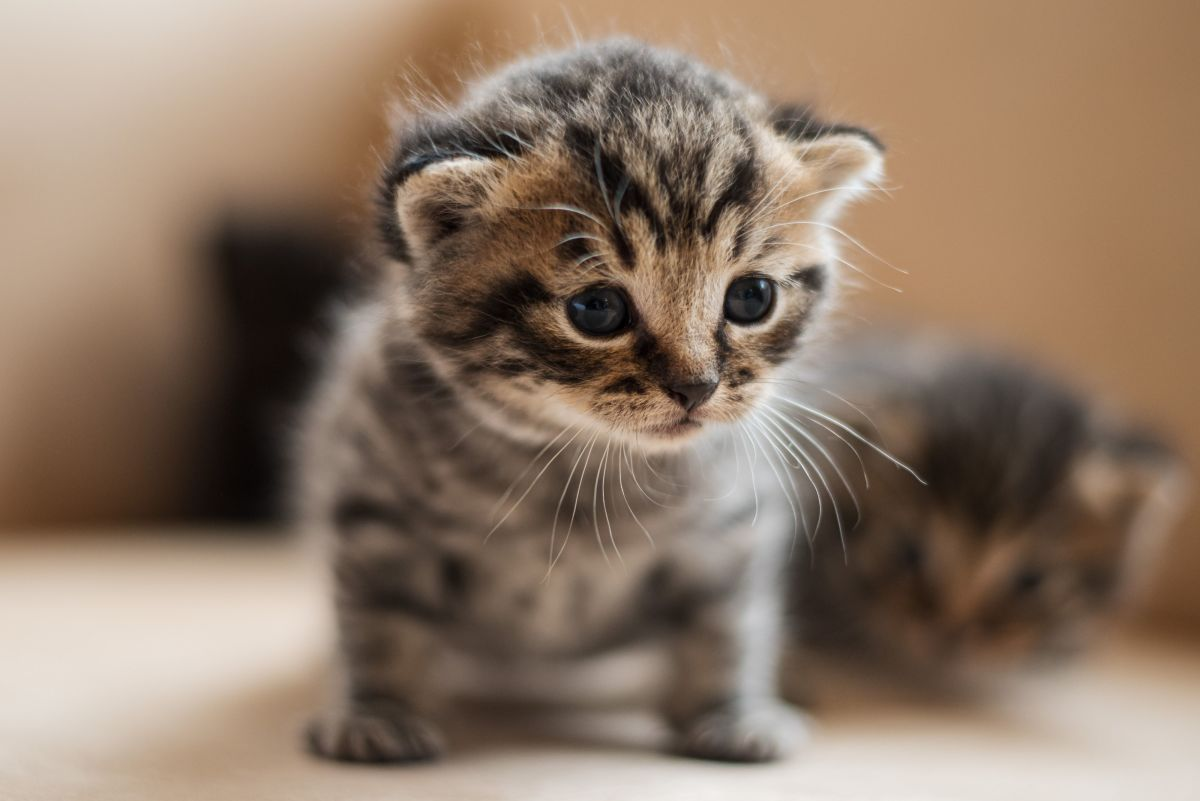
#> input picture 1/cat1.jpg, 1200 x 801 px
$ python open_cv.py --Image_Path cat1.jpg --name cat2.jpg
#> lines starting #> are read from the running program, lines starting #| are printed output that depends on the picture; after the words box and inside, x2 and y2 are one past the last pixel; in counts of white or black regions, pixels touching at a corner belong together
# import the necessary packages
import argparse
import cv2
# construct the argument parse and parse the arguments
ap = argparse.ArgumentParser()
ap.add_argument("-p", "--Image_Path", required=True,
	help="path of the image")
ap.add_argument("-n", "--name", required=True,
	help="name of the new image")

args = vars(ap.parse_args())
image=cv2.imread(args["Image_Path"])
#> image is the input picture: shape (801, 1200, 3); mean B, G, R 103.1, 120.5, 141.1
(h,w,c)=image.shape[:3]
#> h = 801; w = 1200; c = 3
print("hight ,width , channels",h,w,c)
#| hight ,width , channels 801 1200 3
# [9 lines of commented-out code are left out]
(b,g,r)=image[0,0]
#> b = 203; g = 214; r = 222
print("BGR",b,"  ",g," ",r)
#| BGR 203    214   222

hw=w//2
#> hw = 600
hh=h//2
#> hh = 400
(b1,g1,r1)=image[hw,hh]
#> b1 = 24; g1 = 30; r1 = 35

# print(b1," ",g1," ",r1)


# access the pixel located at x=50, y=20
(b2,g2,r2)=image[20,50]
#> b2 = 201; g2 = 211; r2 = 221
# print("b2 ,g2 ,r2",b2,g2,r2)

# update the pixel at (50, 20) and set it to red
image[20,50]=(0,0,255)
#> image: shape (801, 1200, 3); under 0.01% of pixels changed, all inside (x1, y1, x2, y2) = (50, 20, 51, 21)
# print(image[20,50])

# since we are using NumPy arrays, we can apply array slicing to grab
# large chunks/regions of interest from the image -- here we grab the

# top-left corner of the image

top_left_corner=image[0:hh,0:hw]
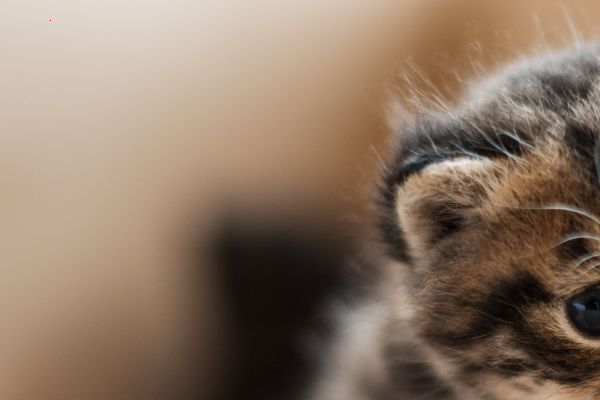
#> top_left_corner: shape (400, 600, 3); mean B, G, R 100.6, 118.2, 139.6
cv2.imshow("top_left_corner",top_left_corner)
# cv2.waitKey(0)
# in a similar fashion, we can crop the top-right, bottom-right, and
# bottom-left corners of the image and then display them to our
# screen
#  top-right
top_right_corner = image[0:hh, hw:w]
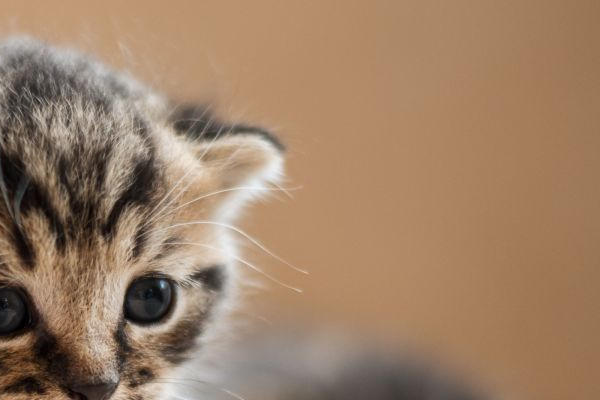
#> top_right_corner: shape (400, 600, 3); mean B, G, R 102.4, 128.1, 156.8
cv2.imshow("top_right_corner", top_right_corner)
# cv2.waitKey(0)

# bottom-right
bottom_right_corner=image[hh:,hw:]
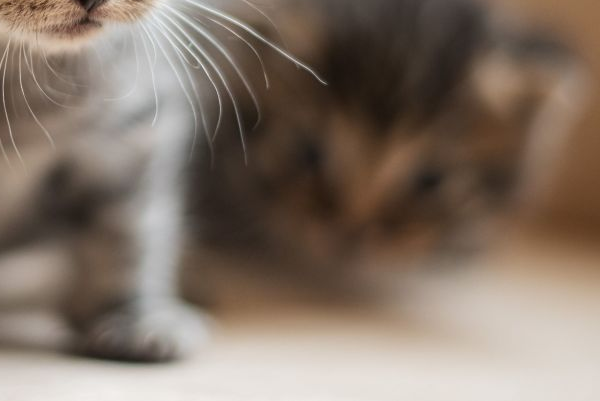
#> bottom_right_corner: shape (401, 600, 3); mean B, G, R 103.3, 115.7, 130.9
cv2.imshow("bottom_right_corner", bottom_right_corner)
# cv2.waitKey(0)

# bottom-left corners
bottom_left_corner=image[hh:,0:hw]
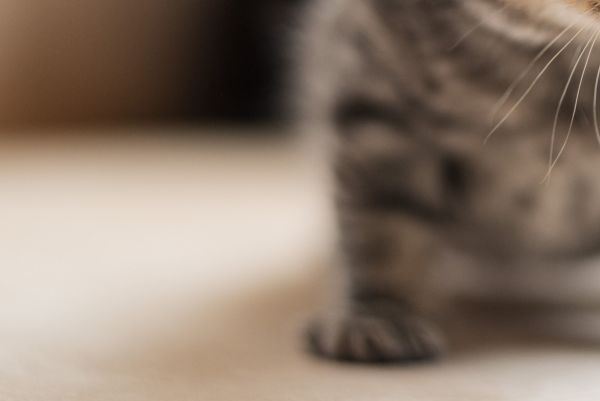
#> bottom_left_corner: shape (401, 600, 3); mean B, G, R 106, 119.9, 137
cv2.imshow("bottom_left_corner", bottom_left_corner)
cv2.waitKey(0)
